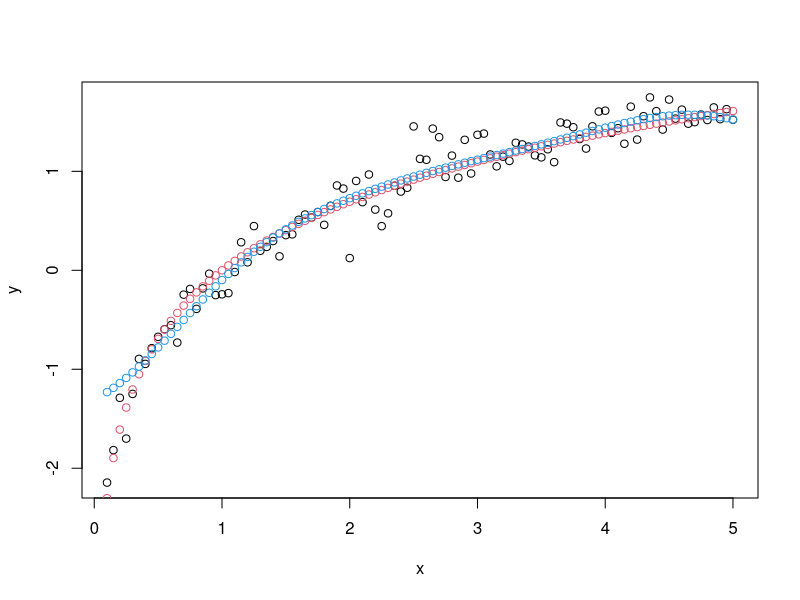
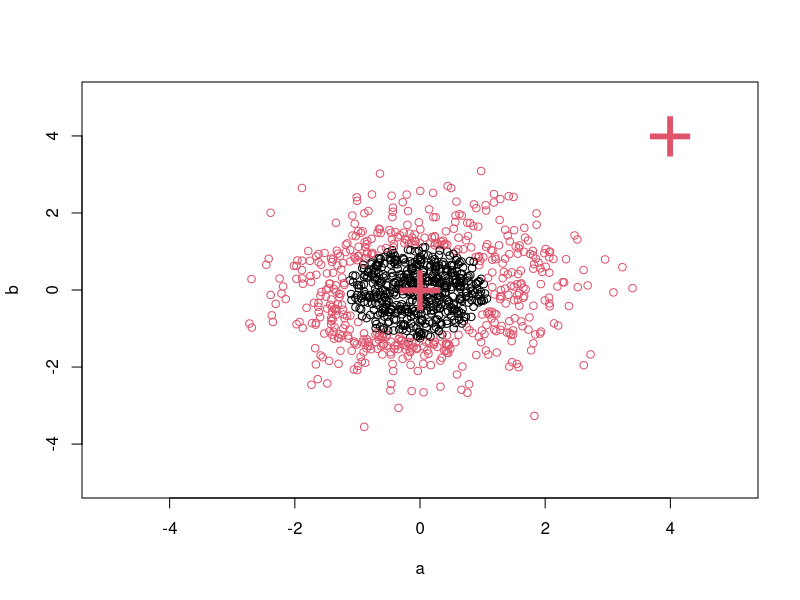

Write R code to recreate these figures, in order.
library(e1071)

data(iris)
attach(iris)

## classification mode
# default with factor response:
model <- svm(Species ~ ., data = iris)

# alternatively the traditional interface:
x <- subset(iris, select = -Species)
y <- Species
model <- svm(x, y, probability = TRUE) 

print(model)
summary(model)

# test with train data
pred <- predict(model, x)
# (same as:)
pred <- fitted(model)

# compute decision values and probabilites
pred <- predict(model, x, decision.values = TRUE, probability = TRUE)
attr(pred, "decision.values")[1:4,]
attr(pred, "probabilities")[1:4,]

## try regression mode on two dimensions

# create data
x <- seq(0.1, 5, by = 0.05)
y <- log(x) + rnorm(x, sd = 0.2)

# estimate model and predict input values
m   <- svm(x, y)
new <- predict(m, x)

# visualize
plot   (x, y)
points (x, log(x), col = 2)
points (x, new, col = 4)

## density-estimation

# create 2-dim. normal with rho=0:
X <- data.frame(a = rnorm(1000), b = rnorm(1000))
attach(X)

# traditional way:
m <- svm(X, gamma = 0.1)

# formula interface:
m <- svm(~., data = X, gamma = 0.1)
# or:
m <- svm(~ a + b, gamma = 0.1)

# test:
newdata <- data.frame(a = c(0, 4), b = c(0, 4))
predict (m, newdata)

# visualize:
plot(X, col = 1:1000 %in% m$index + 1, xlim = c(-5,5), ylim=c(-5,5))
points(newdata, pch = "+", col = 2, cex = 5)
